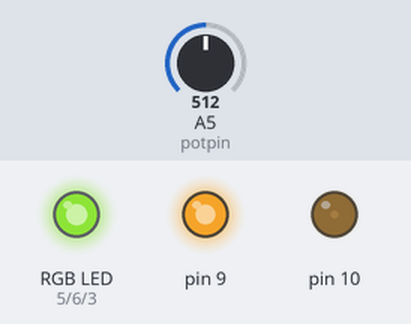
Recording of a sketch running on a simulated Arduino Uno, built with avr-gcc and run on an emulated ATmega328P. On the bench: an RGB LED mixed from three pins (HIGH = lit), output pins drawn as LEDs (lit = HIGH). The inputs (shaded band) are chosen by the test bench; at power-on: A5 (potpin) = 512. Dim RGB values are drawn brighter than linear.

Above: at 1.2 s.
1.3 s: A5 (potpin) set to 245
At 2.69 s:
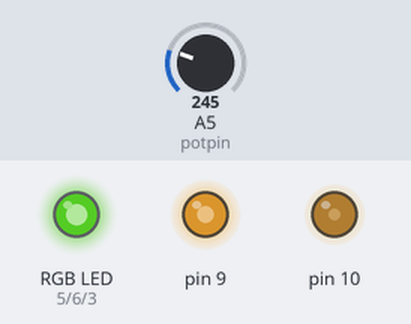
4.3 s: A5 (potpin) set to 511
7.3 s: A5 (potpin) set to 122
At 7.76 s:
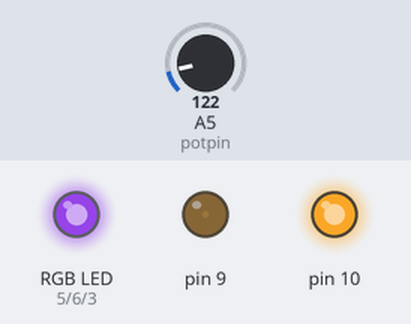
13.3 s: A5 (potpin) set to 0
At 13.56 s:
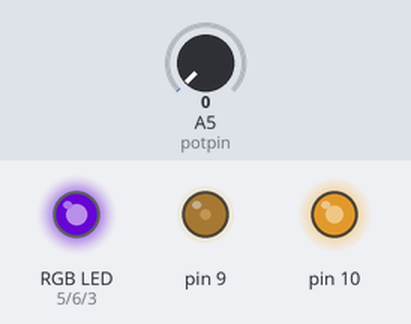
Timing chart, 0 to 14.3 s (numbered marks = the images above; inputs shaded):
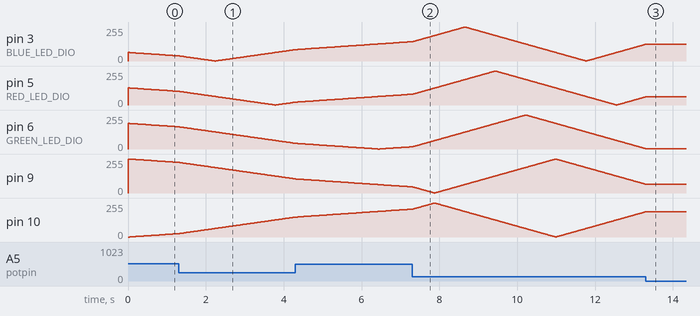

Measured:
- after the input at 13.3 s, pin 3 (BLUE_LED_DIO): stays 125/255 (without the input it goes to 126/255 after 0.01 s); pin 5 (RED_LED_DIO): stays 61/255 (without the input it goes to 62/255 after 0.01 s)
- by itself, pin 6 (GREEN_LED_DIO): rises from 17/255 to 255/255 in 2.9 s, then falls to 3/255 in 3.1 s

The sketch:

rgb_led_lamp_2.ino
```cpp
#define BLUE_LED_DIO 3     /* Select the DIO for driving the BLUE LED */
#define RED_LED_DIO 5       /* Select the DIO for driving the RED LED */
#define GREEN_LED_DIO 6    /* Select the DIO for driving the GREEN LED */

int RedColor,BlueColor,GreenColor = 255;
int incRed,incBlue,incGreen = 0;
int potpin = 5;  // analog pin used to connect the potentiometer
int val;    // variable to read the value from the analog pin

int Pin9 = 255;
int incPin9 = 0;

int Pin10 = 0;
int incPin10 = 1;

void setup() {

  pinMode(BLUE_LED_DIO, OUTPUT);
  pinMode(RED_LED_DIO, OUTPUT);
  pinMode(GREEN_LED_DIO, OUTPUT);
  analogWrite(BLUE_LED_DIO, 255);
  analogWrite(RED_LED_DIO, 255);
  analogWrite(GREEN_LED_DIO, 255);

  pinMode(9, OUTPUT);
  pinMode(10, OUTPUT);

  RedColor = 128;
  BlueColor = 64;
  GreenColor = 192;
  Serial.begin(9600);

}

void loop() {
  val = analogRead(potpin);            // reads the value of the potentiometer (value between 0 and 1023)
  val = map(val, 0, 1023, 1, 100);     // scale it to use it with the servo (value between 0 and 180)
//  Serial.println(val);

   analogWrite(9, Pin9);
   analogWrite(10, Pin10);

   if (incPin9==0) {  Pin9 -=1; } else { Pin9 +=1; }
   if (Pin9<=0) { incPin9=1; } else
   if (Pin9>=255) { incPin9=0; }

   if (incPin10==0) {  Pin10 -=1; } else { Pin10 +=1; }
   if (Pin10<=0) { incPin10=1; } else
   if (Pin10>=255) { incPin10=0; }


      analogWrite(RED_LED_DIO, RedColor);
      if (incRed==0) {  RedColor -=1; } else { RedColor +=1; }
      if (RedColor<=0) { incRed=1; } else
      if (RedColor>=255) { incRed=0; }

      analogWrite(GREEN_LED_DIO, GreenColor);
      if (incGreen==0) {  GreenColor -=1; } else { GreenColor +=1; }
      if (GreenColor<=0) { incGreen=1; } else
      if (GreenColor>=255) { incGreen=0; }

      analogWrite(BLUE_LED_DIO, BlueColor);
      if (incBlue==0) {  BlueColor -=1; } else { BlueColor +=1; }
      if (BlueColor<=0) { incBlue=1; } else
      if (BlueColor>=255) { incBlue=0; }

      delay(val);
}
```
